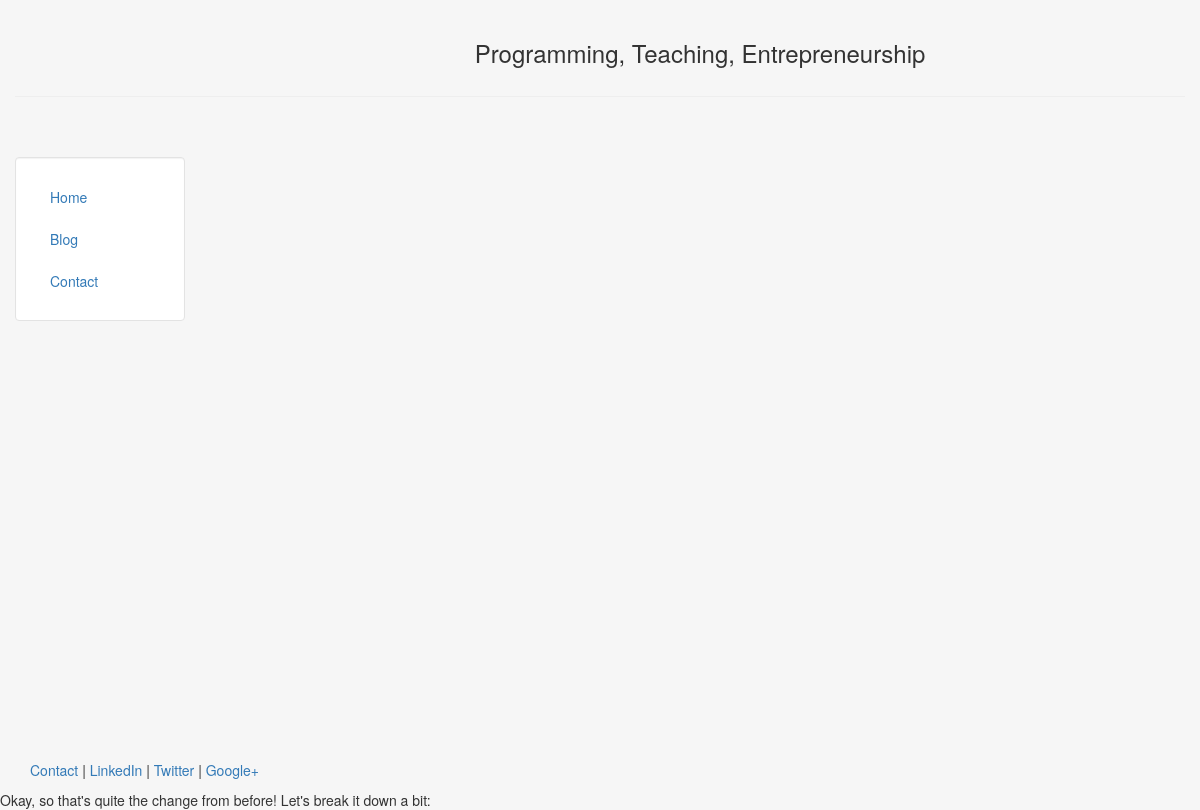
/blog/, run on an earlier commit of the app's database.
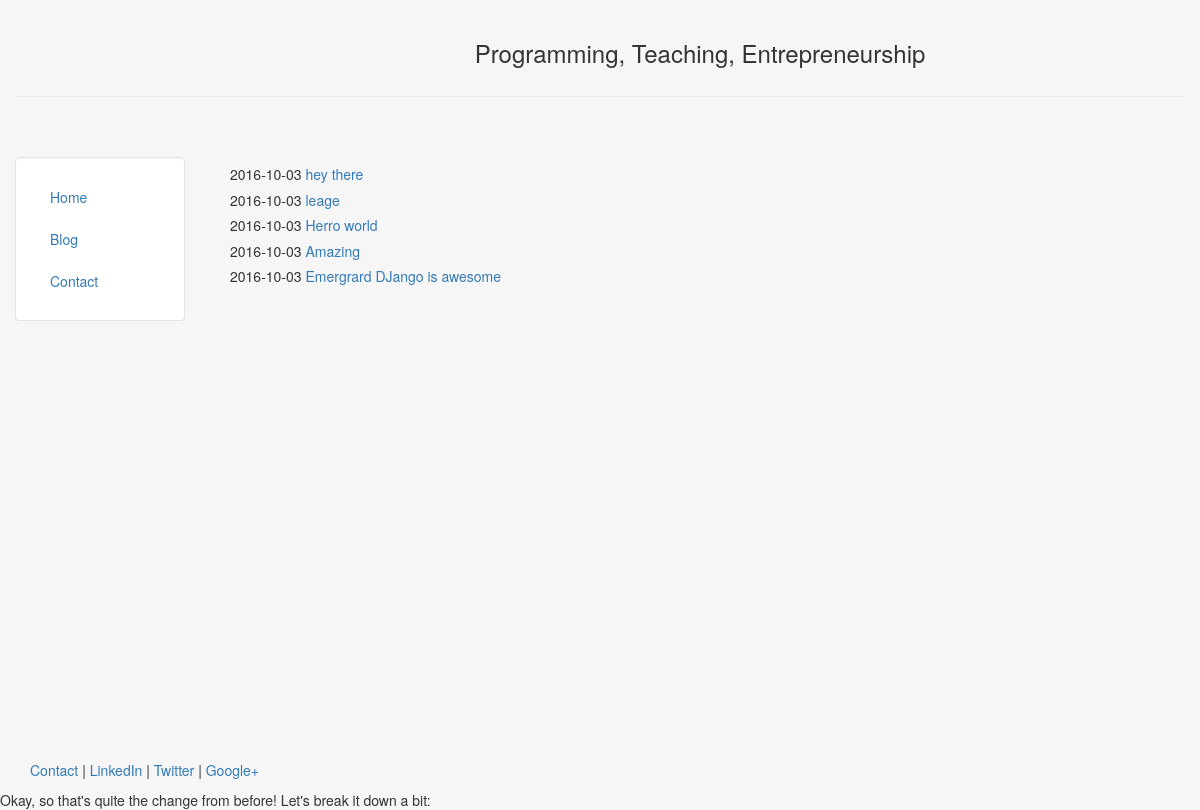
And on a later commit of the database.
### blog/models.py (models this page shows, shortened)
class Post(models.Model):
	title = models.CharField(max_length=140)
	body = models.TextField()
	date = models.DateTimeField()

### blog/templates/blog/blog.html
{% extends "personal/header.html" %}
{% block content %}
	{% for post in object_list %}
		<h5>{{ post.date|date:"Y-m-d" }}<a href="/blog/{{post.id}}"> {{post.title}}</a></h5>
	{% endfor %}
{% endblock %}

### personal/templates/personal/header.html (shortened to what this page needs)
<!DOCTYPE html>
<html lang="en">
<head>
	{% load staticfiles %}
	<link rel="stylesheet" href="{% static 'personal/css/bootstrap.min.css' %}" type = "text/css"/>
</head>
<body class="body" style="background-color:#f6f6f6">
	<div class="container-fluid" style="min-height:95%; ">
		<div class="row">
			  <div class="col-sm-2">
				  <br>
			  </div>
			  <div class="col-sm-10">
				  <br>
				  <center>
				  <h3>Programming, Teaching, Entrepreneurship</h3>
				  </center>
			  </div>
		</div><hr>
		<div class="row">
		  <div class="col-sm-2">
		  <br>
		  <br>
			<div class="well bs-sidebar" id="sidebar" style="background-color:#fff">
			  <ul class="nav nav-pills nav-stacked">
				<li><a href='/'>Home</a></li>
				<li><a href='/blog/'>Blog</a></li>
				<li><a href='/contact/'>Contact</a></li>
			  </ul>
			</div>
		  </div>
		  <div class="col-sm-10">
			<div class='container-fluid'>
			<br><br>
			   {% block content %}
			   {% endblock %}
			</div>
		  </div>
		</div>
	</div>
	<footer>
		<div class="container-fluid" style='margin-left:15px'>
			<p><a href="#" target="blank">Contact</a> | <a href="#" target="blank">LinkedIn</a> | <a href="#" target="blank">Twitter</a> | <a href="#" target="blank">Google+</a></p>
		</div>
	</footer>
</body>
</html>
<head>
	{% load staticfiles %}
	<link rel="stylesheet" href="{% static 'personal/css/bootstrap.min.css' %}" type = "text/css"/>
</head>

### personal/templates/personal/header.html (style rules this page uses)
html, body { height:100% }

What changed in the data, as far as the page shows it:
added Post: date "2016-10-03", title "hey there"
added Post: date "2016-10-03", title "leage"
added Post: date "2016-10-03", title "Herro world"
added Post: date "2016-10-03", title "Amazing"
added Post: date "2016-10-03", title "Emergrard DJango is awesome"
